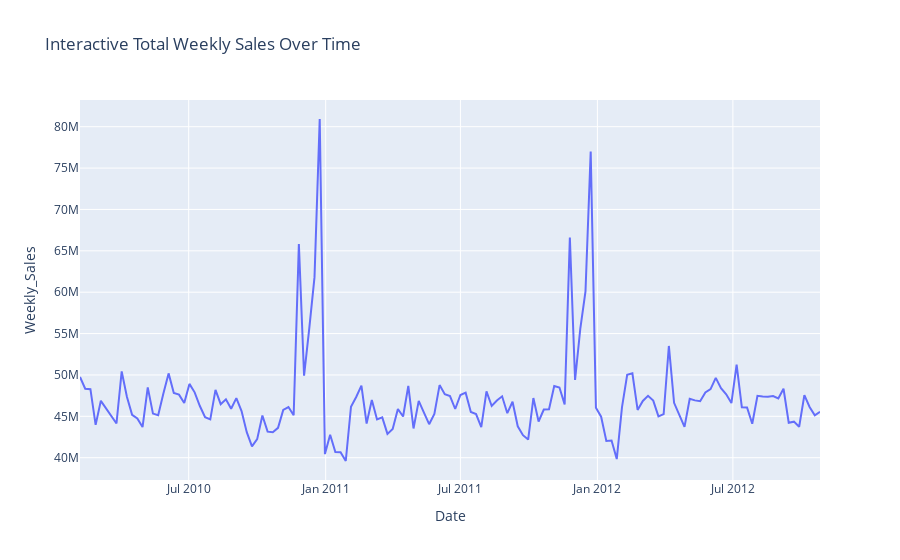

Notebook code cell kept with this figure:
### Markdown cell above
Interactive Sales Trend (Plotly)

### Code cell
#%pip install nbformat

import plotly.express as px

fig = px.line(sales_by_date, x='Date', y='Weekly_Sales', title='Interactive Total Weekly Sales Over Time')
fig.show()

### Figure 1 — Plotly figure (JSON) as saved in the notebook; plotly's stock layout.template omitted (floating-point values rounded to 4 significant figures; data arrays with more than 128 entries replaced by an {"elided": "..."} marker saying what was removed)
{"data": [{"hovertemplate": "Date=%{x}<br>Weekly_Sales=%{y}<extra></extra>", "legendgroup": "", "line": {"color": "#636efa", "dash": "solid"}, "marker": {"symbol": "circle"}, "mode": "lines", "name": "", "orientation": "v", "showlegend": false, "type": "scatter", "x": {"elided": "143 str values"}, "xaxis": "x", "y": {"elided": "143 float values"}, "yaxis": "y"}], "layout": {"legend": {"tracegroupgap": 0}, "title": {"text": "Interactive Total Weekly Sales Over Time"}, "xaxis": {"anchor": "y", "domain": [0, 1], "title": {"text": "Date"}}, "yaxis": {"anchor": "x", "domain": [0, 1], "title": {"text": "Weekly_Sales"}}}}
